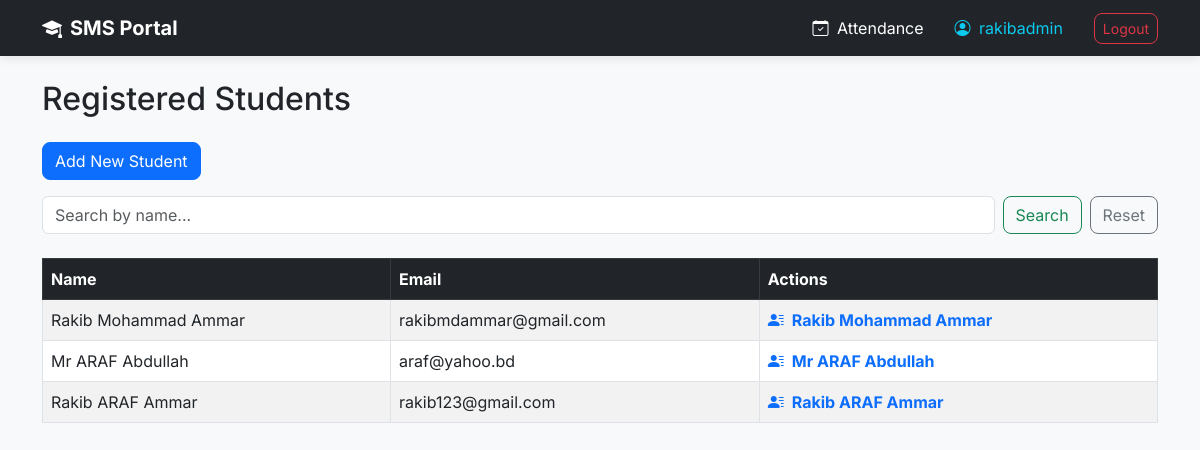
Page /students/ (signed in) on the earlier database version.
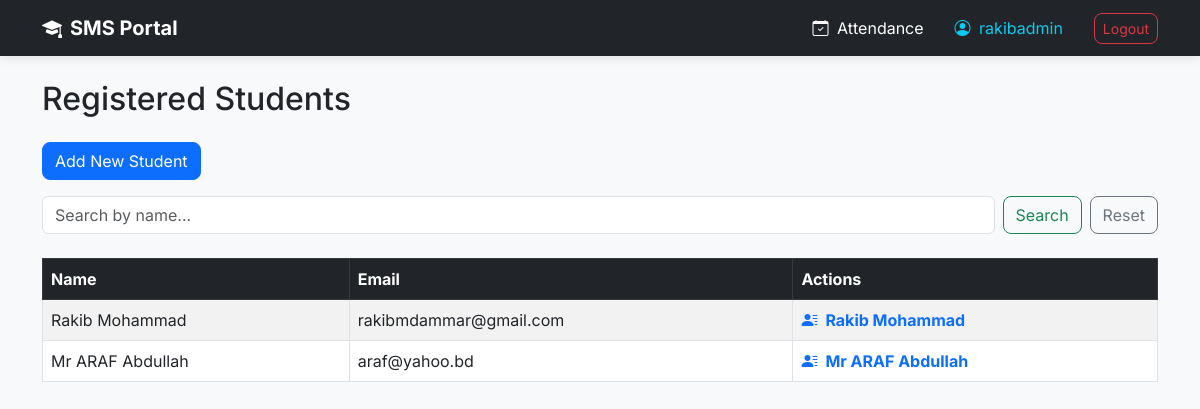
Same page on the later database version.
### students/models.py (models this page shows, shortened)
class Student(models.Model):
    first_name = models.CharField(max_length=100)
    last_name = models.CharField(max_length=100)
    email = models.EmailField(unique=True)
    enrollment_date = models.DateField(auto_now_add=True)

### students/views.py (the view)
# urls.py: path('students/', views.student_list, name='student_list'),
@login_required
def student_list(request):
    query = request.GET.get('search')
    if query:
        all_students = Student.objects.filter(
            models.Q(first_name__icontains=query) |
            models.Q(last_name__icontains=query)
        )
    else:
        all_students = Student.objects.all()
    return render(request, 'students/student_list.html', {'students': all_students})

### students/templates/students/student_list.html
{% extends 'students/base.html' %}
{% block content %}
    <h2 class="mb-4">Registered Students</h2>
    <a href="{% url 'add_student' %}" class="btn btn-primary mb-3">Add New Student</a>
    <form method="GET" class="d-flex mb-4">
        <input class="form-control me-2" type="search" name="search"
               placeholder="Search by name..." value="{{ request.GET.search }}">
        <button class="btn btn-outline-success" type="submit">Search</button>
        <a href="{% url 'student_list' %}" class="btn btn-outline-secondary ms-2">Reset</a>
    </form>
    <table class="table table-striped table-bordered">
    <thead class="table-dark">
        <tr>
            <th>Name</th>
            <th>Email</th>
            <th>Actions</th> </tr>
    </thead>
    <tbody>
        {% for student in students %}
        <tr>
            <td>{{ student.first_name }} {{ student.last_name }}</td>
            <td>{{ student.email }}</td>
            <td>
    <a href="{% url 'student_profile' student.pk %}" class="fw-bold text-primary text-decoration-none">
        <i class="bi bi-person-lines-fill me-2"></i>{{ student.first_name }} {{ student.last_name }}
    </a>
</td>
        </tr>
        {% endfor %}
    </tbody>
</table>
{% endblock %}

Differences in the rows shown:
removed Student: first_name "Rakib ARAF", last_name "Ammar", email "rakib123@gmail.com"
changed Student "rakibmdammar@gmail.com": first_name "Rakib Mohammad" → "Rakib"; last_name "Ammar" → "Mohammad"
